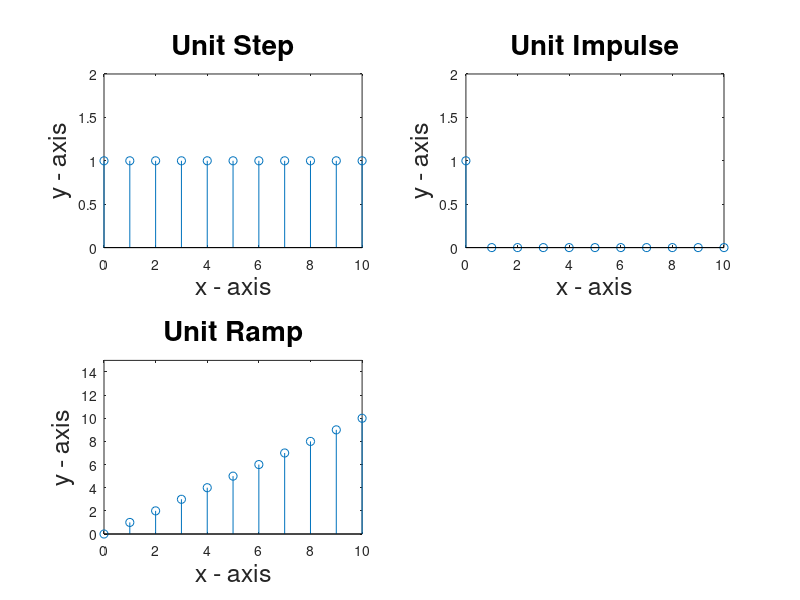

MATLAB code for this plot:
%% Unit Functions.

clc
clear

%% Unit Step
x = 0:10;
y = ones(1,11);
subplot(2,2,1);
stem(x,y);
title('Unit Step','FONTSIZE',20);
xlabel('x - axis','FONTSIZE',18);
ylabel('y - axis','FONTSIZE',18);
axis([0 10 0 2]);

%% Unit Impulse
x = 0:10;
y = zeros(1,11);
y(1) = 1;
subplot(2,2,2);
stem(x,y);
title('Unit Impulse','FONTSIZE',20);
xlabel('x - axis','FONTSIZE',18);
ylabel('y - axis','FONTSIZE',18);
axis([0 10 0 2]);

%% Unit Ramp
x = 0:10;
y = x;
subplot(2,2,3);
stem(x,y);
title('Unit Ramp','FONTSIZE',20);
xlabel('x - axis','FONTSIZE',18);
ylabel('y - axis','FONTSIZE',18);
axis([0 10 0 15]);